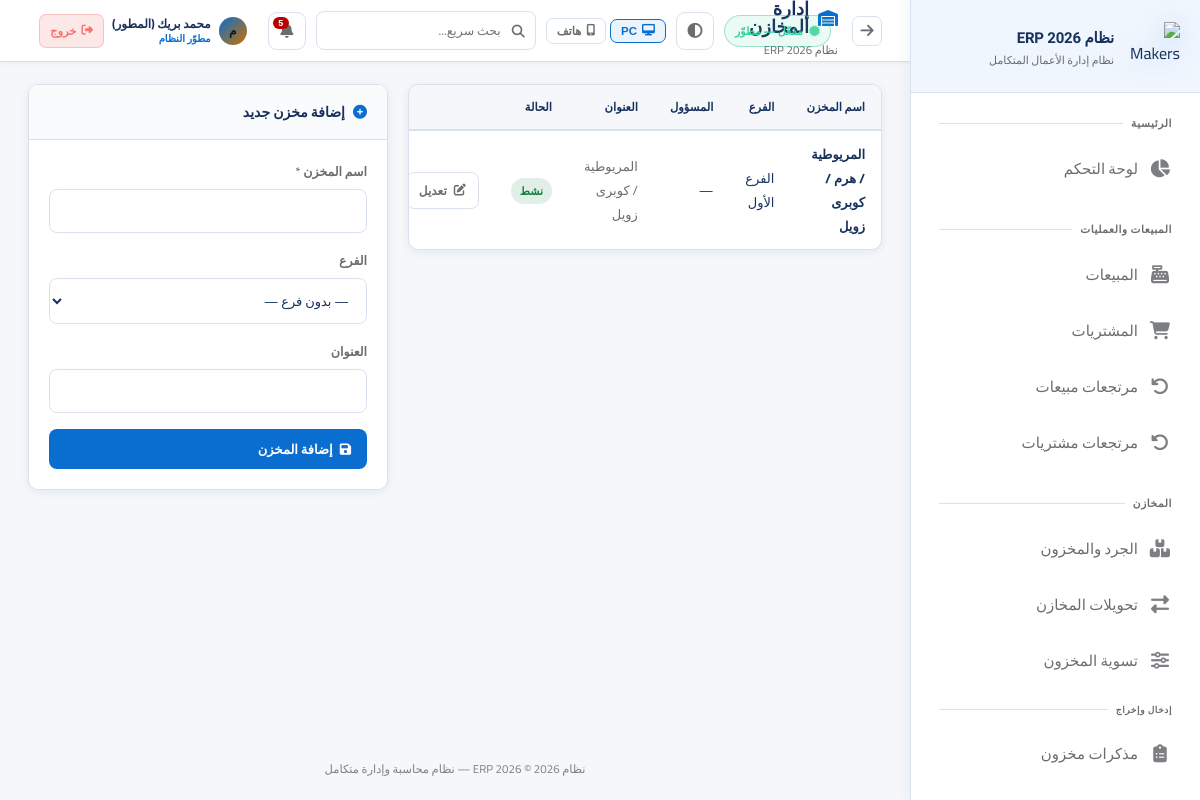
/settings/warehouses (signed in), run on the app's committed database.
### app.py (models this page shows, shortened)
class AppSetting(db.Model):
    id = db.Column(db.Integer, primary_key=True)
    key = db.Column(db.String(80), unique=True, nullable=False)
    value = db.Column(db.Text)

class User(UserMixin, db.Model):
    id = db.Column(db.Integer, primary_key=True)
    username = db.Column(db.String(80), unique=True, nullable=False)
    password_hash = db.Column(db.String(256))
    full_name = db.Column(db.String(120))
    role = db.Column(db.String(20), default='user')  # developer, admin, manager, user
    branch_id = db.Column(db.Integer, db.ForeignKey('branch.id'))
    is_active = db.Column(db.Boolean, default=True)
    created_at = db.Column(db.DateTime, default=datetime.utcnow)
    last_seen = db.Column(db.DateTime, nullable=True)
    last_ip = db.Column(db.String(64), nullable=True)
    last_user_agent = db.Column(db.String(256), nullable=True)
    permissions = db.Column(db.Text)  # JSON list of permission keys; empty = استخدام صلاحيات الدور

class Warehouse(db.Model):
    id = db.Column(db.Integer, primary_key=True)
    name = db.Column(db.String(100), nullable=False)
    branch_id = db.Column(db.Integer, db.ForeignKey('branch.id'))
    manager_id = db.Column(db.Integer, db.ForeignKey('user.id'))
    address = db.Column(db.String(200))
    is_active = db.Column(db.Boolean, default=True)
    manager = db.relationship('User', foreign_keys=[manager_id])

class Branch(db.Model):
    id = db.Column(db.Integer, primary_key=True)
    name = db.Column(db.String(100), nullable=False)
    address = db.Column(db.String(200))
    phone = db.Column(db.String(20))
    is_active = db.Column(db.Boolean, default=True)
    users = db.relationship('User', backref='branch', lazy=True)
    warehouses = db.relationship('Warehouse', backref='branch', lazy=True)

### app.py (the view)
@app.route('/settings/warehouses')
@login_required
@admin_required
def warehouses():
    warehouses = Warehouse.query.all()
    branches = Branch.query.filter_by(is_active=True).all()
    purge_ok = {wh.id: (not warehouse_has_operations(wh.id)) for wh in warehouses}
    return render_template('warehouses.html', warehouses=warehouses, branches=branches, purge_ok=purge_ok)

### templates/warehouses.html (shortened to what this page needs)
{% extends 'base.html' %}
{% set block_icon = 'fas fa-warehouse' %}
{% block content %}
<div style="display:grid;grid-template-columns:1fr 360px;gap:20px;align-items:start;" class="wh-page-grid">
<div class="card"><div class="table-container"><table>
    <thead><tr><th>اسم المخزن</th><th>الفرع</th><th>المسؤول</th><th>العنوان</th><th>الحالة</th><th style="width:200px;"></th></tr></thead>
    <tbody>
        {% for wh in warehouses %}
        <tr>
            <td style="font-weight:700;">{{ wh.name }}</td>
            <td>{{ wh.branch.name if wh.branch else '—' }}</td>
            <td>{{ wh.manager.full_name if wh.manager else '—' }}</td>
            <td style="color:var(--text-muted);">{{ wh.address or '—' }}</td>
            <td><span class="badge {{ 'badge-success' if wh.is_active else 'badge-secondary' }}">{{ 'نشط' if wh.is_active else 'موقوف' }}</span></td>
            <td style="white-space:nowrap;">
                <a href="{{ url_for('edit_warehouse', id=wh.id) }}" class="btn btn-sm btn-outline"><i class="fas fa-edit"></i> تعديل</a>
            </td>
        </tr>
        {% else %}
        <tr><td colspan="6"><div class="empty-state"><i class="fas fa-warehouse"></i><h3>لا توجد مخازن</h3></div></td></tr>
        {% endfor %}
    </tbody>
</table></div></div>
<div class="card">
    <div class="card-header"><div class="card-title"><i class="fas fa-plus-circle"></i> إضافة مخزن جديد</div></div>
    <div class="card-body">
        <form method="POST" action="{{ url_for('add_warehouse') }}">
            <div class="form-group"><label class="form-label">اسم المخزن *</label><input type="text" name="name" class="form-control" required></div>
            <div class="form-group">
                <label class="form-label">الفرع</label>
                <select name="branch_id" class="form-control">
                    <option value="">— بدون فرع —</option>
                </select>
            </div>
            <div class="form-group"><label class="form-label">العنوان</label><input type="text" name="address" class="form-control"></div>
            <button type="submit" class="btn btn-primary" style="width:100%;"><i class="fas fa-save"></i> إضافة المخزن</button>
        </form>
    </div>
</div>
</div>
{% endblock %}

### templates/base.html (shortened to what this page needs)
<!DOCTYPE html>
<html lang="ar" dir="rtl" data-theme="fiori" data-layout-default="{{ layout_max_width | default('1400px') }}">
<head>
    <link rel="stylesheet" href="https://cdnjs.cloudflare.com/ajax/libs/font-awesome/6.5.0/css/all.min.css">
    <link rel="stylesheet" href="{{ url_for('static', filename='css/style.css') }}">
</head>
<body>
<aside class="sidebar sidebar-enterprise" id="sidebar">
    <div class="sidebar-logo">
        <div class="logo-icon">
            <img src="{{ url_for('static', filename='img/logo-makers-erp-3d.png') }}" alt="Makers ERP">
        </div>
        <div class="logo-text">
            <div class="name">{{ app_brand_title | default('Silsal POS') }}</div>
            <div class="sub">نظام إدارة الأعمال المتكامل</div>
        </div>
    </div>
    <nav class="sidebar-nav" id="sidebarNav" style="display:flex;flex-direction:column;padding-bottom:8px;">
        <div class="nav-section">
            <div class="nav-label">الرئيسية</div>
            {% if can('dashboard') %}
            <a href="{{ url_for('dashboard') }}" class="nav-link {% if request.endpoint=='dashboard' %}active{% endif %}">
                <i class="fas fa-chart-pie"></i><span class="label">لوحة التحكم</span>
            </a>
            {% endif %}
        </div>
        {% if can('sales') or can('purchases') or can('returns') %}
        <div class="nav-section">
            <div class="nav-label">المبيعات والعمليات</div>
            {% if can('sales') %}
            <a href="{{ url_for('sales') }}" class="nav-link {% if 'sale' in (request.endpoint or '') and 'return' not in (request.endpoint or '') and 'report' not in (request.endpoint or '') %}active{% endif %}">
                <i class="fas fa-cash-register"></i><span class="label">المبيعات</span>
            </a>
            {% endif %}
            {% if can('purchases') %}
            <a href="{{ url_for('purchases') }}" class="nav-link {% if 'purchase' in (request.endpoint or '') and 'return' not in (request.endpoint or '') and 'report' not in (request.endpoint or '') %}active{% endif %}">
                <i class="fas fa-shopping-cart"></i><span class="label">المشتريات</span>
            </a>
            {% endif %}
            {% if can('returns') %}
            <a href="{{ url_for('sale_returns') }}" class="nav-link {% if request.endpoint in ['sale_returns','new_sale_return'] %}active{% endif %}">
                <i class="fas fa-undo"></i><span class="label">مرتجعات مبيعات</span>
            </a>
            <a href="{{ url_for('purchase_returns') }}" class="nav-link {% if request.endpoint in ['purchase_returns','new_purchase_return'] %}active{% endif %}">
                <i class="fas fa-undo-alt"></i><span class="label">مرتجعات مشتريات</span>
            </a>
            {% endif %}
        </div>
        {% endif %}
        {% if can('inventory') or can('transfers') or can('adjust_stock') %}
        <div class="nav-section">
            <div class="nav-label">المخازن</div>
            {% if can('inventory') %}
            <a href="{{ url_for('inventory') }}" class="nav-link {% if request.endpoint=='inventory' %}active{% endif %}">
                <i class="fas fa-boxes"></i><span class="label">الجرد والمخزون</span>
            </a>
            {% endif %}
            {% if can('transfers') %}
            <a href="{{ url_for('transfers') }}" class="nav-link {% if 'transfer' in (request.endpoint or '') %}active{% endif %}">
                <i class="fas fa-exchange-alt"></i><span class="label">تحويلات المخازن</span>
            </a>
            {% endif %}
            {% if can('adjust_stock') %}
            <a href="{{ url_for('adjust_stock') }}" class="nav-link {% if request.endpoint=='adjust_stock' %}active{% endif %}">
                <i class="fas fa-sliders-h"></i><span class="label">تسوية المخزون</span>
            </a>
            {% endif %}
            {% if can('inventory') %}
            <div class="nav-label" style="padding-top:10px;font-size:9px;">إدخال وإخراج</div>
            <a href="{{ url_for('inventory_memos_list') }}" class="nav-link ">
                <i class="fas fa-clipboard-list"></i><span class="label">مذكرات مخزون</span>
            </a>
            {% endif %}
        </div>
        {% endif %}
        {% if can('customers') or can('suppliers') or can('employees') %}
        <div class="nav-section">
        </div>
        {% endif %}
    </nav>
</aside>
<main class="main-content">
    <div class="topbar">
        <div style="display:flex;align-items:center;gap:14px;">
            <button type="button" onclick="history.back()" class="icon-btn" title="رجوع" style="font-size:15px;flex-shrink:0;"><i class="fas fa-arrow-right"></i></button>
            <div>
                <div class="page-title"><i class="{{ block_icon | default('fas fa-home') }}"></i>{% block page_title %}الرئيسية{% endblock %}</div>
                <div class="breadcrumb">{% block breadcrumb %}{{ app_brand_title }}{% endblock %}</div>
            </div>
        </div>
        <div class="topbar-right">
            {% if subscription_status %}
            <span class="sub-pill {% if subscription_status.kind in ('developer','permanent') %}ok{% elif subscription_status.kind in ('expired','none') %}bad{% else %}warn{% endif %}" title="حالة الاشتراك / الترخيص">
                <i class="fas fa-certificate" style="margin-left:6px;opacity:.85;"></i>{{ subscription_status.line }}
            </span>
            {% endif %}
            <button type="button" class="theme-toggle" onclick="erpToggleTheme()" title="تبديل الثيم (Fiori / فاتح / داكن)"><i class="fas fa-adjust"></i></button>
            <div class="erp-device-layout-tools" style="display:flex;align-items:center;gap:4px;flex-shrink:0;" title="وضع العرض — يُحفظ على هذا الجهاز فقط">
                <button type="button" id="btnLayoutPC" onclick="erpSetLayout('pc')" title="عرض PC"
                    style="display:flex;align-items:center;gap:5px;padding:5px 10px;border-radius:7px;font-size:11.5px;font-weight:700;
                           border:1px solid var(--border);background:transparent;color:var(--text-muted);cursor:pointer;transition:all .18s;">
                    <i class="fas fa-desktop"></i> PC
                </button>
                <button type="button" id="btnLayoutPhone" onclick="erpSetLayout('phone')" title="عرض هاتف"
                    style="display:flex;align-items:center;gap:5px;padding:5px 10px;border-radius:7px;font-size:11.5px;font-weight:700;
                           border:1px solid var(--border);background:transparent;color:var(--text-muted);cursor:pointer;transition:all .18s;">
                    <i class="fas fa-mobile-alt"></i> هاتف
                </button>
            </div>
            <div style="position:relative;" id="globalSearchWrapper">
                <div style="position:relative;">
                    <i class="fas fa-search" style="position:absolute;right:11px;top:50%;transform:translateY(-50%);color:var(--text-muted);font-size:13px;pointer-events:none;"></i>
                    <input type="text" id="globalSearchInput" placeholder="بحث سريع..." autocomplete="off"
                        style="width:220px;padding:7px 34px 7px 12px;background:rgba(255,255,255,.04);border:1px solid var(--border);
                               border-radius:8px;color:var(--text);font-family:Cairo,sans-serif;font-size:12.5px;transition:all .2s;"
                        onfocus="this.style.borderColor='var(--accent)';this.style.width='280px'"
                        onblur="setTimeout(()=>{this.style.borderColor='';this.style.width='220px';closeGlobalSearch()},200)">
                </div>
            </div>
            <div style="position:relative;" id="notifWrapper">
                <button class="notif-btn" onclick="toggleNotif()" title="الإشعارات">
                    <i class="fas fa-bell"></i>
                    <span class="notif-count" id="notifCount"></span>
                </button>
            </div>
            <div style="display:flex;align-items:center;gap:8px;padding:4px 10px;border-radius:10px;
                        background:rgba(255,255,255,.05);border:1px solid rgba(255,255,255,.09);
                        backdrop-filter:blur(12px);-webkit-backdrop-filter:blur(12px);flex-shrink:0;">
                <div style="width:28px;height:28px;border-radius:50%;background:linear-gradient(135deg,var(--accent),#c97000);
                            display:flex;align-items:center;justify-content:center;font-size:12px;font-weight:800;color:#0f1422;flex-shrink:0;">
                    {{ (current_user.full_name or current_user.username)[0] }}
                </div>
                <div style="line-height:1.3;min-width:0;">
                    <div style="font-size:12px;font-weight:700;color:var(--text);white-space:nowrap;overflow:hidden;text-overflow:ellipsis;max-width:100px;">
                        {{ current_user.full_name or current_user.username }}
                    </div>
                    <div style="font-size:10px;color:var(--accent);font-weight:600;">
                        {% if current_user.role=='developer' %}مطوّر النظام
                        {% elif current_user.role=='admin' %}مدير النظام
                        {% elif current_user.role=='manager' %}مشرف
                        {% else %}مستخدم{% endif %}
                    </div>
                </div>
                <a href="{{ url_for('logout') }}" title="تسجيل الخروج"
                   style="display:flex;align-items:center;gap:5px;padding:5px 10px;border-radius:7px;
                          background:rgba(239,68,68,.12);border:1px solid rgba(239,68,68,.25);
                          color:#f87171;font-size:11.5px;font-weight:700;text-decoration:none;white-space:nowrap;
                          transition:all .18s;flex-shrink:0;"
                   onmouseover="this.style.background='rgba(239,68,68,.22)';this.style.borderColor='rgba(239,68,68,.5)'"
                   onmouseout="this.style.background='rgba(239,68,68,.12)';this.style.borderColor='rgba(239,68,68,.25)'">
                    <i class="fas fa-sign-out-alt"></i> خروج
                </a>
            </div>
        </div>
    </div>
    <div class="content fade-in">
        {% block content %}{% endblock %}
    </div>
    <div class="app-footer-note">{{ app_brand_title }} © 2026 — نظام محاسبة وإدارة متكامل</div>
</main>
</body>
</html>

### data on the page
AppSetting: value "نظام ERP 2026"
User: full_name "م", full_name "محمد بريك (المطور)"
Warehouse: name "المريوطية / هرم / كوبرى زويل", branch "الفرع الأول", manager "—", address "المريوطية / كوبرى زويل", is_active "نشط"

### other printed values
{{ subscription_status.line }} "مفعّل — مطوّر"
